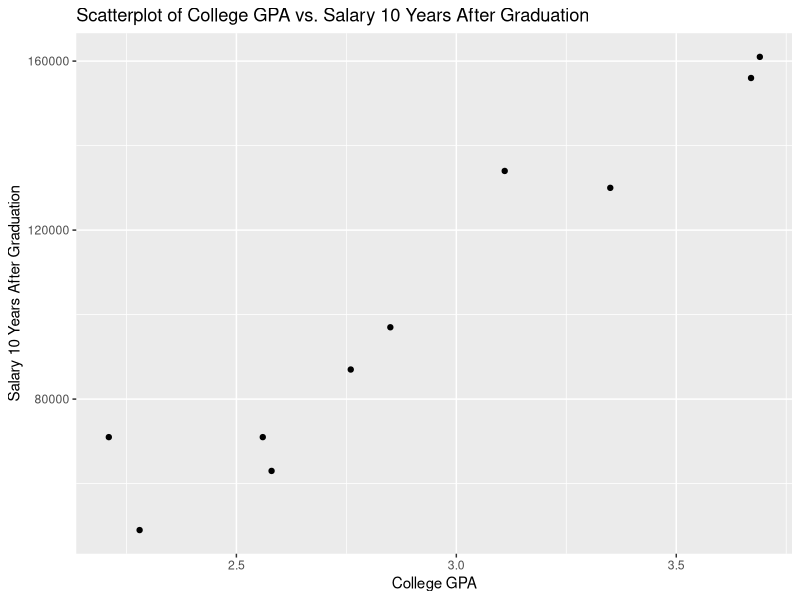

Recreate this plot in R.
# Load necessary libraries
library(ggplot2)

# Read the data
data <- read.csv("gpasalary_r.csv")

# View the structure of the dataset
str(data)

# Create a scatterplot
ggplot(data, aes(x = GPA, y = Salary)) +
  geom_point() +
  labs(title = "Scatterplot of College GPA vs. Salary 10 Years After Graduation",
       x = "College GPA",
       y = "Salary 10 Years After Graduation")

# Perform linear regression
model <- lm(Salary ~ GPA, data = data)

# View the summary of the regression model
summary(model)

# F-test for significance
anova(model)
